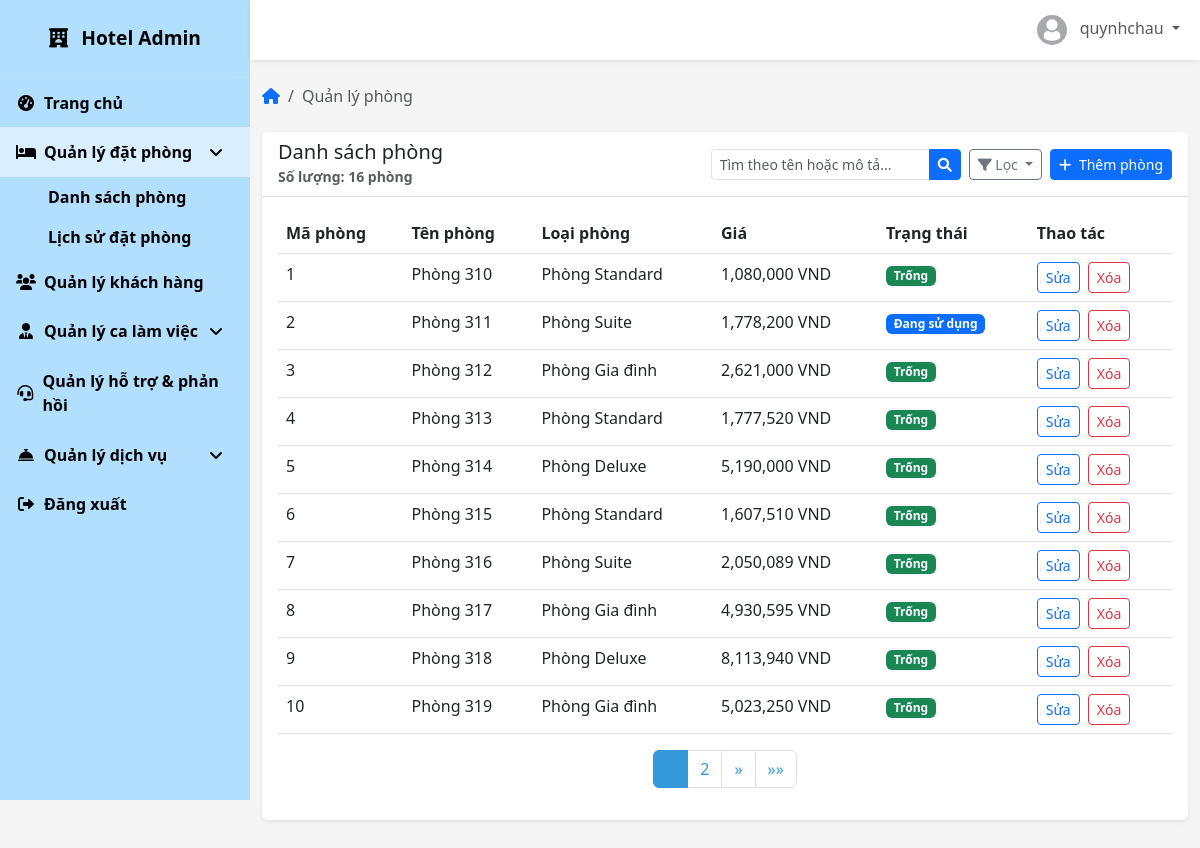
Screenshot of /admin-dashboard/rooms/ (signed in) with the database file from the repository.
### accounts/models.py (models this page shows, shortened)
class TaiKhoan(AbstractBaseUser, PermissionsMixin):
    username = models.CharField(
        max_length=150,
        unique=True,
        verbose_name=_('Tên đăng nhập'),
        error_messages={
            'unique': _("Tên đăng nhập đã tồn tại."),
        },
    )
    email = models.EmailField(
        verbose_name=_('Địa chỉ email'),
        max_length=255,
        unique=True,
        blank=True,
        null=True,
        error_messages={
            'unique': _("Email đã được sử dụng."),
        },
    )
    sdt = models.CharField(
        max_length=15,
        verbose_name=_('Số điện thoại'),
        blank=True,
        null=True,
    )
    dia_chi = models.TextField(
        verbose_name=_('Địa chỉ'),
        blank=True,
        null=True,
    )
    loai_tk = models.CharField(
        max_length=20,
        choices=[
            ('khach_hang', 'Khách hàng'),
            ('nhan_vien', 'Nhân viên'),
            ('admin', 'Quản lý'),
        ],
        default='khach_hang',
        verbose_name=_('Loại tài khoản'),
    )
    is_staff = models.BooleanField(
        default=False,
        verbose_name=_('Truy cập quản trị'),
    )
    is_active = models.BooleanField(
        default=True,
        verbose_name=_('Kích hoạt'),
    )
    objects = TaiKhoanManager()
    USERNAME_FIELD = 'username'
    REQUIRED_FIELDS = ['email']
    class Meta:
        verbose_name = _('Tài khoản')
        verbose_name_plural = _('Tài khoản')

### core/models.py (models this page shows, shortened)
class Phong(models.Model):
    LOAI_PHONG_CHOICES = [
        ('standard', 'Phòng Standard'),
        ('deluxe', 'Phòng Deluxe'),
        ('suite', 'Phòng Suite'),
        ('family', 'Phòng Gia đình'),
    ]
    TRANG_THAI_CHOICES = [
        ('trong', 'Trống'),
        ('da_dat', 'Đã đặt'),
        ('dang_su_dung', 'Đang sử dụng'),
        ('bao_tri', 'Bảo trì'),
    ]
    ma_p = models.AutoField(primary_key=True)
    ten_p = models.CharField(max_length=50, unique=True)
    gia = models.FloatField(validators=[MinValueValidator(0)])
    loai_p = models.CharField(max_length=25, choices=LOAI_PHONG_CHOICES)
    chinh_sach_huy_p = models.TextField()
    mo_ta = models.TextField()
    anh_dai_dien = models.ImageField(upload_to='phong/')
    trang_thai = models.CharField(max_length=20, choices=TRANG_THAI_CHOICES, default='trong')
    suc_chua = models.PositiveIntegerField(default=2)
    tien_ich = models.TextField(blank=True)

### core/views.py (the view)
# urls.py: path('admin-dashboard/rooms/', core_views.admin_room_management, name='admin_room_management'),
@login_required
@user_passes_test(is_admin_or_staff)
def admin_room_management(request):
    logger.debug(f"User accessing admin_room_management: {request.user.username}, Role: {getattr(request.user, 'loai_tk', 'N/A')}, Authenticated: {request.user.is_authenticated}")
    rooms = Phong.objects.all().order_by('ma_p')
    search_query = request.GET.get('search', '')
    room_type = request.GET.get('type', '')
    status = request.GET.get('status', '')
    if search_query:
        rooms = rooms.filter(Q(ten_p__icontains=search_query) | Q(mo_ta__icontains=search_query))
    if room_type:
        rooms = rooms.filter(loai_p=room_type)
    if status:
        rooms = rooms.filter(trang_thai=status)
    paginator = Paginator(rooms, 10)
    page_number = request.GET.get('page')
    page_obj = paginator.get_page(page_number)
    form = None
    if request.user.loai_tk == 'admin':
        form = PhongForm(request.POST or None, request.FILES or None)
        if request.method == 'POST' and form.is_valid():
            form.save()
            messages.success(request, "Đã thêm phòng mới")
            return redirect('admin_room_management')
    context = {
        'page_obj': page_obj,
        'form': form,
        'search_query': search_query,
        'room_type': room_type,
        'status': status,
        'is_admin': request.user.loai_tk == 'admin',
        'is_staff': request.user.loai_tk == 'nhan_vien',
    }
    return render(request, 'admin/room_management.html', context)

### templates/admin/room_management.html (shortened to what this page needs)
{% extends 'admin/base.html' %}
{% load currency_filters %}
{% load static %}
{% block breadcrumb %}
<li class="breadcrumb-item active" aria-current="page">Quản lý phòng</li>
{% endblock %}
{% block admin_content %}
<div class="card">
    <div class="card-header d-flex justify-content-between align-items-center">
        <div>
            <h5 class="mb-0">Danh sách phòng</h5>
            <small class="text-muted">Số lượng: {{ page_obj.paginator.count }} phòng</small>
        </div>
        <div class="d-flex">
            <form method="get" class="d-flex align-items-center">
                <div class="input-group me-2" style="width: 250px;">
                    <input type="text"
                           name="search"
                           class="form-control form-control-sm"
                           placeholder="Tìm theo tên hoặc mô tả..."
                           value="{{ search_query }}">
                    <button class="btn btn-sm btn-primary" type="submit">
                        <i class="fas fa-search"></i>
                    </button>
                </div>
                <div class="dropdown me-2">
                    <button class="btn btn-sm btn-outline-secondary dropdown-toggle"
                            type="button"
                            id="filterDropdown"
                            data-bs-toggle="dropdown"
                            aria-expanded="false">
                        <i class="fas fa-filter"></i> Lọc
                    </button>
                </div>
                {% if is_admin %}
                <a href="{% url 'add_room' %}" class="btn btn-primary btn-sm">
                    <i class="fas fa-plus me-1"></i> Thêm phòng
                </a>
                {% endif %}
            </form>
        </div>
    </div>
    <div class="card-body">
        <div class="table-responsive">
            <table class="table table-hover">
                <thead>
                    <tr>
                        <th>Mã phòng</th>
                        <th>Tên phòng</th>
                        <th>Loại phòng</th>
                        <th>Giá</th>
                        <th>Trạng thái</th>
                        {% if is_admin %}<th>Thao tác</th>{% endif %}
                    </tr>
                </thead>
                <tbody>
                    {% for room in page_obj %}
                    <tr>
                        <td>{{ room.ma_p }}</td>
                        <td>{{ room.ten_p }}</td>
                        <td>{{ room.get_loai_p_display }}</td>
                        <td>{{ room.gia|format_currency }} VND</td>
                        <td>
                            {% if room.trang_thai == 'trong' %}
                                <span class="badge bg-success">Trống</span>
                            {% elif room.trang_thai == 'da_dat' %}
                                <span class="badge bg-warning">Đã đặt</span>
                            {% elif room.trang_thai == 'dang_su_dung' %}
                                <span class="badge bg-primary">Đang sử dụng</span>
                            {% else %}
                                <span class="badge bg-danger">Bảo trì</span>
                            {% endif %}
                        </td>
                        {% if is_admin %}
                        <td>
                            <a href="{% url 'edit_room' room.ma_p %}"
                               class="btn btn-sm btn-outline-primary me-1">Sửa</a>
                            <button type="button"
                                    class="btn btn-sm btn-outline-danger btn-delete-room"
                                    data-url="{% url 'delete_room' room.ma_p %}"
                                    data-name="{{ room.ten_p }}"
                                    data-id="{{ room.ma_p }}">
                                Xóa
                            </button>
                        </td>
                        {% endif %}
                    </tr>
                    {% endfor %}
                </tbody>
            </table>
        </div>
        {% include 'admin/pagination.html' with page_obj=page_obj %}
    </div>
</div>
{% endblock %}

### templates/admin/base.html (shortened to what this page needs)
{% extends 'base.html' %}
{% load static %}
{% block extra_css %}
<link rel="stylesheet" href="https://cdnjs.cloudflare.com/ajax/libs/font-awesome/6.0.0/css/all.min.css">
{% endblock %}
{% block content %}
<div class="sidebar" style="background-color: #B3DFFF; color: black;">
    <div class="sidebar-brand">
        <i class="fas fa-hotel me-2"></i>
        <span>Hotel Admin</span>
    </div>
    <ul class="sidebar-nav">
        <li class="sidebar-nav-item">
            <a href="{% url 'admin_dashboard' %}" class="sidebar-nav-link {% if request.resolver_match.url_name == 'admin_dashboard' %}active{% endif %}" style="color: black; font-weight: bold;">
                <i class="fas fa-tachometer-alt"></i>
                <span>Trang chủ</span>
            </a>
        </li>
        <li class="sidebar-nav-item">
            <a href="#roomManagement" class="sidebar-nav-link {% if request.resolver_match.url_name == 'admin_room_management' or request.resolver_match.url_name == 'admin_booking_management' %}active{% endif %}" data-bs-toggle="collapse" style="color: black; font-weight: bold;">
                <i class="fas fa-bed"></i>
                <span>Quản lý đặt phòng</span>
                <i class="fas fa-angle-down ms-auto"></i>
            </a>
            <ul id="roomManagement" class="sidebar-nav-dropdown {% if request.resolver_match.url_name == 'admin_room_management' or request.resolver_match.url_name == 'admin_booking_management' %}show{% endif %}">
                <li>
                    <a href="{% url 'admin_room_management' %}" class="sidebar-nav-dropdown-link {% if request.resolver_match.url_name == 'admin_room_management' %}active{% endif %}" style="color: black; font-weight: bold;">
                        Danh sách phòng
                    </a>
                </li>
                <li>
                    <a href="{% url 'admin_booking_management' %}" class="sidebar-nav-dropdown-link {% if request.resolver_match.url_name == 'admin_booking_management' %}active{% endif %}" style="color: black; font-weight: bold;">
                        Lịch sử đặt phòng
                    </a>
                </li>
            </ul>
        </li>
        <li class="sidebar-nav-item">
            <a href="{% url 'admin_customer_management' %}" class="sidebar-nav-link {% if request.resolver_match.url_name == 'admin_customer_management' %}active{% endif %}" style="color: black; font-weight: bold;">
                <i class="fas fa-users"></i>
                <span>Quản lý khách hàng</span>
            </a>
        </li>
        <li class="sidebar-nav-item">
            <a href="#staffManagement" class="sidebar-nav-link " data-bs-toggle="collapse" style="color: black; font-weight: bold;">
                <i class="fas fa-user-tie"></i>
                <span>Quản lý ca làm việc</span>
                <i class="fas fa-angle-down ms-auto"></i>
            </a>
        </li>
        <li class="sidebar-nav-item">
            <a href="{% url 'admin_request_management' %}" class="sidebar-nav-link {% if request.resolver_match.url_name == 'admin_request_management' %}active{% endif %}" style="color: black; font-weight: bold;">
                <i class="fas fa-headset"></i>
                <span>Quản lý hỗ trợ & phản hồi</span>
            </a>
        </li>
        <li class="sidebar-nav-item">
            <a href="#serviceManagement" class="sidebar-nav-link " data-bs-toggle="collapse" style="color: black; font-weight: bold;">
                <i class="fas fa-concierge-bell"></i>
                <span>Quản lý dịch vụ</span>
                <i class="fas fa-angle-down ms-auto"></i>
            </a>
        </li>
        <li class="sidebar-nav-item">
            <a href="{% url 'logout' %}" class="sidebar-nav-link" style="color: black; font-weight: bold;">
                <i class="fas fa-sign-out-alt"></i>
                <span>Đăng xuất</span>
            </a>
        </li>
    </ul>
</div>
<div class="main-content">
    <nav class="navbar navbar-expand navbar-light bg-white">
        <div class="container-fluid">
            <ul class="navbar-nav ms-auto">
                <li class="nav-item dropdown">
                    <a class="nav-link dropdown-toggle" href="#" id="navbarDropdown" role="button" data-bs-toggle="dropdown" aria-expanded="false">
                        <img src="{% if user.avatar %}{{ user.avatar.url}}{% else %}{% static 'images/default-avartar.jpg' %}{% endif %}" class="avatar me-2" alt="Avatar">
                        <span class="d-none d-md-inline">{{ request.user.get_full_name|default:request.user.username }}</span>
                    </a>
                </li>
            </ul>
        </div>
    </nav>
    <div class="container-fluid py-4">
        <nav aria-label="breadcrumb" class="mb-4">
            <ol class="breadcrumb">
                <li class="breadcrumb-item"><a href="{% url 'admin_dashboard' %}"><i class="fas fa-home"></i></a></li>
                {% block breadcrumb %}
                {% endblock %}
            </ol>
        </nav>
        {% block admin_content %}
        {% endblock %}
    </div>
</div>
{% endblock %}

### rows the page displays
TaiKhoan: user.get_full_name "quynhchau"
Phong: ma_p "1", ten_p "Phòng 310", loai_p "Phòng Standard", gia "1,080,000", trang_thai "Trống"
Phong: ma_p "2", ten_p "Phòng 311", loai_p "Phòng Suite", gia "1,778,200", trang_thai "Đang sử dụng"
Phong: ma_p "3", ten_p "Phòng 312", loai_p "Phòng Gia đình", gia "2,621,000", trang_thai "Trống"
Phong: ma_p "4", ten_p "Phòng 313", loai_p "Phòng Standard", gia "1,777,520", trang_thai "Trống"
Phong: ma_p "5", ten_p "Phòng 314", loai_p "Phòng Deluxe", gia "5,190,000", trang_thai "Trống"
Phong: ma_p "6", ten_p "Phòng 315", loai_p "Phòng Standard", gia "1,607,510", trang_thai "Trống"
Phong: ma_p "7", ten_p "Phòng 316", loai_p "Phòng Suite", gia "2,050,089", trang_thai "Trống"
Phong: ma_p "8", ten_p "Phòng 317", loai_p "Phòng Gia đình", gia "4,930,595", trang_thai "Trống"
Phong: ma_p "9", ten_p "Phòng 318", loai_p "Phòng Deluxe", gia "8,113,940", trang_thai "Trống"
Phong: ma_p "10", ten_p "Phòng 319", loai_p "Phòng Gia đình", gia "5,023,250", trang_thai "Trống"

### other values shown
{{ page_obj.paginator.count }} "16"
{{ num }} "2"
